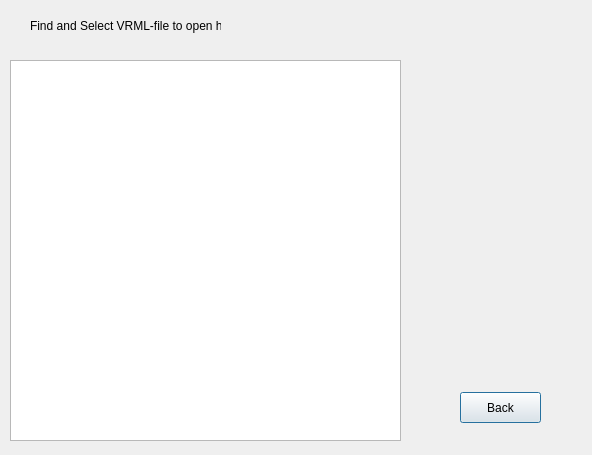
<?xml version="1.0" encoding="UTF-8"?>
<ui version="4.0">
 <class>FileSelectWindow</class>
 <widget class="QDialog" name="FileSelectWindow">
  <property name="geometry">
   <rect>
    <x>0</x>
    <y>0</y>
    <width>592</width>
    <height>455</height>
   </rect>
  </property>
  <property name="windowTitle">
   <string>File Selection</string>
  </property>
  <widget class="QTreeView" name="treeView">
   <property name="geometry">
    <rect>
     <x>10</x>
     <y>60</y>
     <width>391</width>
     <height>381</height>
    </rect>
   </property>
  </widget>
  <widget class="QPushButton" name="backButton">
   <property name="geometry">
    <rect>
     <x>460</x>
     <y>392</y>
     <width>81</width>
     <height>31</height>
    </rect>
   </property>
   <property name="text">
    <string>Back</string>
   </property>
  </widget>
  <widget class="QLabel" name="label">
   <property name="geometry">
    <rect>
     <x>30</x>
     <y>10</y>
     <width>191</width>
     <height>31</height>
    </rect>
   </property>
   <property name="text">
    <string>Find and Select VRML-file to open him</string>
   </property>
  </widget>
 </widget>
 <resources/>
 <connections/>
</ui>
